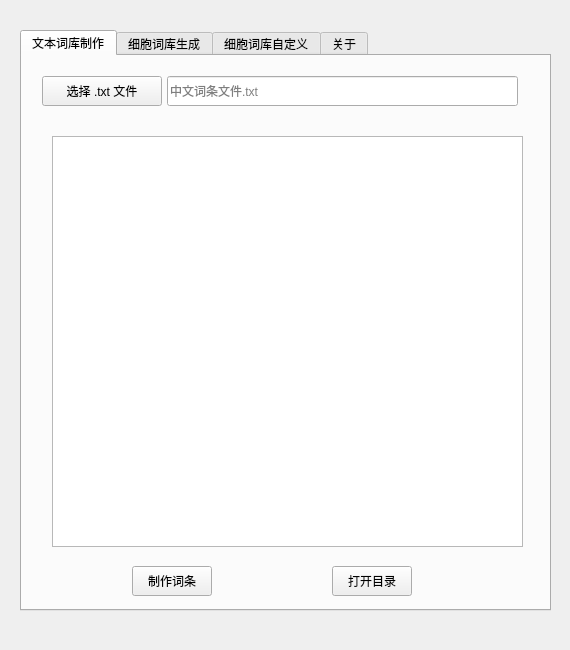
<?xml version="1.0" encoding="UTF-8"?>
<ui version="4.0">
 <class>SCDTool_GUI</class>
 <widget class="QMainWindow" name="SCDTool_GUI">
  <property name="geometry">
   <rect>
    <x>0</x>
    <y>0</y>
    <width>570</width>
    <height>650</height>
   </rect>
  </property>
  <property name="minimumSize">
   <size>
    <width>570</width>
    <height>650</height>
   </size>
  </property>
  <property name="maximumSize">
   <size>
    <width>570</width>
    <height>650</height>
   </size>
  </property>
  <property name="windowTitle">
   <string>搜狗拼音细胞词库工具</string>
  </property>
  <property name="animated">
   <bool>false</bool>
  </property>
  <widget class="QWidget" name="centralwidget">
   <widget class="QTabWidget" name="tabGroup">
    <property name="geometry">
     <rect>
      <x>20</x>
      <y>30</y>
      <width>531</width>
      <height>581</height>
     </rect>
    </property>
    <property name="currentIndex">
     <number>0</number>
    </property>
    <widget class="QWidget" name="tabTXTMake">
     <attribute name="title">
      <string>文本词库制作</string>
     </attribute>
     <widget class="QLineEdit" name="txtLineChooseFile">
      <property name="geometry">
       <rect>
        <x>145</x>
        <y>20</y>
        <width>351</width>
        <height>30</height>
       </rect>
      </property>
      <property name="placeholderText">
       <string>中文词条文件.txt</string>
      </property>
     </widget>
     <widget class="QTextEdit" name="txtResult">
      <property name="geometry">
       <rect>
        <x>30</x>
        <y>80</y>
        <width>471</width>
        <height>411</height>
       </rect>
      </property>
      <property name="mouseTracking">
       <bool>false</bool>
      </property>
      <property name="focusPolicy">
       <enum>Qt::FocusPolicy::NoFocus</enum>
      </property>
      <property name="contextMenuPolicy">
       <enum>Qt::ContextMenuPolicy::DefaultContextMenu</enum>
      </property>
      <property name="acceptDrops">
       <bool>false</bool>
      </property>
      <property name="frameShape">
       <enum>QFrame::Shape::StyledPanel</enum>
      </property>
      <property name="frameShadow">
       <enum>QFrame::Shadow::Sunken</enum>
      </property>
      <property name="undoRedoEnabled">
       <bool>false</bool>
      </property>
      <property name="readOnly">
       <bool>true</bool>
      </property>
      <property name="acceptRichText">
       <bool>false</bool>
      </property>
     </widget>
     <widget class="QPushButton" name="txtButtonConvert">
      <property name="geometry">
       <rect>
        <x>110</x>
        <y>510</y>
        <width>80</width>
        <height>30</height>
       </rect>
      </property>
      <property name="text">
       <string>制作词条</string>
      </property>
     </widget>
     <widget class="QPushButton" name="txtButtonOpenDir">
      <property name="geometry">
       <rect>
        <x>310</x>
        <y>510</y>
        <width>80</width>
        <height>30</height>
       </rect>
      </property>
      <property name="text">
       <string>打开目录</string>
      </property>
     </widget>
     <widget class="QPushButton" name="txtButtonChooseFile">
      <property name="geometry">
       <rect>
        <x>20</x>
        <y>20</y>
        <width>120</width>
        <height>30</height>
       </rect>
      </property>
      <property name="sizePolicy">
       <sizepolicy hsizetype="MinimumExpanding" vsizetype="Minimum">
        <horstretch>0</horstretch>
        <verstretch>0</verstretch>
       </sizepolicy>
      </property>
      <property name="text">
       <string>选择 .txt 文件</string>
      </property>
     </widget>
    </widget>
    <widget class="QWidget" name="tabSCDMake">
     <attribute name="title">
      <string>细胞词库生成</string>
     </attribute>
     <widget class="QPushButton" name="scdButtonOpenDir">
      <property name="geometry">
       <rect>
        <x>310</x>
        <y>510</y>
        <width>80</width>
        <height>30</height>
       </rect>
      </property>
      <property name="text">
       <string>打开目录</string>
      </property>
     </widget>
     <widget class="QLineEdit" name="scdLineChooseFile">
      <property name="geometry">
       <rect>
        <x>145</x>
        <y>20</y>
        <width>351</width>
        <height>30</height>
       </rect>
      </property>
      <property name="placeholderText">
       <string>搜狗拼音文本词库.txt</string>
      </property>
     </widget>
     <widget class="QPushButton" name="scdButtonChooseFile">
      <property name="geometry">
       <rect>
        <x>20</x>
        <y>20</y>
        <width>120</width>
        <height>30</height>
       </rect>
      </property>
      <property name="sizePolicy">
       <sizepolicy hsizetype="MinimumExpanding" vsizetype="Minimum">
        <horstretch>0</horstretch>
        <verstretch>0</verstretch>
       </sizepolicy>
      </property>
      <property name="text">
       <string>选择搜狗文本词库</string>
      </property>
     </widget>
     <widget class="QTextEdit" name="scdResult">
      <property name="geometry">
       <rect>
        <x>30</x>
        <y>80</y>
        <width>471</width>
        <height>411</height>
       </rect>
      </property>
      <property name="focusPolicy">
       <enum>Qt::FocusPolicy::NoFocus</enum>
      </property>
      <property name="readOnly">
       <bool>true</bool>
      </property>
     </widget>
     <widget class="QPushButton" name="scdButtonMake">
      <property name="geometry">
       <rect>
        <x>110</x>
        <y>510</y>
        <width>80</width>
        <height>30</height>
       </rect>
      </property>
      <property name="text">
       <string>生成词库</string>
      </property>
     </widget>
    </widget>
    <widget class="QWidget" name="tabSCDInfo">
     <attribute name="title">
      <string>细胞词库自定义</string>
     </attribute>
     <widget class="QLineEdit" name="infoLineDictRemark">
      <property name="geometry">
       <rect>
        <x>115</x>
        <y>190</y>
        <width>381</width>
        <height>30</height>
       </rect>
      </property>
      <property name="placeholderText">
       <string/>
      </property>
     </widget>
     <widget class="QPushButton" name="infoButtonModify">
      <property name="geometry">
       <rect>
        <x>310</x>
        <y>510</y>
        <width>80</width>
        <height>30</height>
       </rect>
      </property>
      <property name="text">
       <string>词库修改</string>
      </property>
     </widget>
     <widget class="QTextEdit" name="infoResult">
      <property name="geometry">
       <rect>
        <x>30</x>
        <y>271</y>
        <width>471</width>
        <height>221</height>
       </rect>
      </property>
      <property name="focusPolicy">
       <enum>Qt::FocusPolicy::NoFocus</enum>
      </property>
     </widget>
     <widget class="QPushButton" name="infoButtonChooseFile">
      <property name="geometry">
       <rect>
        <x>20</x>
        <y>20</y>
        <width>120</width>
        <height>30</height>
       </rect>
      </property>
      <property name="sizePolicy">
       <sizepolicy hsizetype="MinimumExpanding" vsizetype="MinimumExpanding">
        <horstretch>0</horstretch>
        <verstretch>0</verstretch>
       </sizepolicy>
      </property>
      <property name="text">
       <string>选择细胞词库文件</string>
      </property>
     </widget>
     <widget class="QRadioButton" name="infoRadioOfficial">
      <property name="geometry">
       <rect>
        <x>135</x>
        <y>230</y>
        <width>85</width>
        <height>30</height>
       </rect>
      </property>
      <property name="text">
       <string>官方词库</string>
      </property>
     </widget>
     <widget class="QRadioButton" name="infoRadioOther">
      <property name="geometry">
       <rect>
        <x>225</x>
        <y>230</y>
        <width>85</width>
        <height>30</height>
       </rect>
      </property>
      <property name="text">
       <string>其他词库</string>
      </property>
     </widget>
     <widget class="QLineEdit" name="infoLineDictName">
      <property name="geometry">
       <rect>
        <x>115</x>
        <y>110</y>
        <width>381</width>
        <height>30</height>
       </rect>
      </property>
      <property name="placeholderText">
       <string/>
      </property>
     </widget>
     <widget class="QLineEdit" name="infoLineCategory">
      <property name="geometry">
       <rect>
        <x>115</x>
        <y>150</y>
        <width>381</width>
        <height>30</height>
       </rect>
      </property>
      <property name="placeholderText">
       <string/>
      </property>
     </widget>
     <widget class="QLabel" name="infoLabelDictCategory">
      <property name="geometry">
       <rect>
        <x>35</x>
        <y>150</y>
        <width>55</width>
        <height>30</height>
       </rect>
      </property>
      <property name="text">
       <string>词库类别：</string>
      </property>
     </widget>
     <widget class="QLineEdit" name="infoLineDictId">
      <property name="geometry">
       <rect>
        <x>115</x>
        <y>70</y>
        <width>381</width>
        <height>30</height>
       </rect>
      </property>
      <property name="placeholderText">
       <string/>
      </property>
     </widget>
     <widget class="QLabel" name="infoLabelDictFormat">
      <property name="geometry">
       <rect>
        <x>35</x>
        <y>230</y>
        <width>81</width>
        <height>30</height>
       </rect>
      </property>
      <property name="sizePolicy">
       <sizepolicy hsizetype="MinimumExpanding" vsizetype="Preferred">
        <horstretch>0</horstretch>
        <verstretch>0</verstretch>
       </sizepolicy>
      </property>
      <property name="text">
       <string>词库数据结构：</string>
      </property>
     </widget>
     <widget class="QLabel" name="infoLabelDictId">
      <property name="geometry">
       <rect>
        <x>35</x>
        <y>70</y>
        <width>55</width>
        <height>30</height>
       </rect>
      </property>
      <property name="text">
       <string>词库编号：</string>
      </property>
     </widget>
     <widget class="QCheckBox" name="infoCheckBoxOfficial">
      <property name="geometry">
       <rect>
        <x>325</x>
        <y>230</y>
        <width>161</width>
        <height>30</height>
       </rect>
      </property>
      <property name="sizePolicy">
       <sizepolicy hsizetype="MinimumExpanding" vsizetype="Fixed">
        <horstretch>0</horstretch>
        <verstretch>0</verstretch>
       </sizepolicy>
      </property>
      <property name="text">
       <string>修改文件头为官方词库</string>
      </property>
     </widget>
     <widget class="QLabel" name="infoLabelDictName">
      <property name="geometry">
       <rect>
        <x>35</x>
        <y>110</y>
        <width>55</width>
        <height>30</height>
       </rect>
      </property>
      <property name="text">
       <string>词库名称：</string>
      </property>
     </widget>
     <widget class="QLabel" name="infoLabelDictRemark">
      <property name="geometry">
       <rect>
        <x>35</x>
        <y>190</y>
        <width>55</width>
        <height>30</height>
       </rect>
      </property>
      <property name="text">
       <string>词库备注：</string>
      </property>
     </widget>
     <widget class="QLineEdit" name="infoLineChooseFile">
      <property name="geometry">
       <rect>
        <x>145</x>
        <y>20</y>
        <width>351</width>
        <height>30</height>
       </rect>
      </property>
      <property name="text">
       <string/>
      </property>
      <property name="placeholderText">
       <string>搜狗拼音.scel 或QQ拼音.qcel</string>
      </property>
     </widget>
     <widget class="QPushButton" name="infoButtonParse">
      <property name="geometry">
       <rect>
        <x>110</x>
        <y>510</y>
        <width>80</width>
        <height>30</height>
       </rect>
      </property>
      <property name="text">
       <string>词库解析</string>
      </property>
     </widget>
    </widget>
    <widget class="QWidget" name="tabAbout">
     <attribute name="title">
      <string>关于</string>
     </attribute>
     <widget class="QPlainTextEdit" name="aboutText">
      <property name="enabled">
       <bool>true</bool>
      </property>
      <property name="geometry">
       <rect>
        <x>0</x>
        <y>0</y>
        <width>531</width>
        <height>561</height>
       </rect>
      </property>
      <property name="cursor" stdset="0">
       <cursorShape>ArrowCursor</cursorShape>
      </property>
      <property name="mouseTracking">
       <bool>true</bool>
      </property>
      <property name="focusPolicy">
       <enum>Qt::FocusPolicy::StrongFocus</enum>
      </property>
      <property name="contextMenuPolicy">
       <enum>Qt::ContextMenuPolicy::DefaultContextMenu</enum>
      </property>
      <property name="acceptDrops">
       <bool>false</bool>
      </property>
      <property name="autoFillBackground">
       <bool>false</bool>
      </property>
      <property name="frameShape">
       <enum>QFrame::Shape::NoFrame</enum>
      </property>
      <property name="frameShadow">
       <enum>QFrame::Shadow::Plain</enum>
      </property>
      <property name="verticalScrollBarPolicy">
       <enum>Qt::ScrollBarPolicy::ScrollBarAlwaysOff</enum>
      </property>
      <property name="horizontalScrollBarPolicy">
       <enum>Qt::ScrollBarPolicy::ScrollBarAlwaysOff</enum>
      </property>
      <property name="undoRedoEnabled">
       <bool>false</bool>
      </property>
      <property name="readOnly">
       <bool>true</bool>
      </property>
      <property name="plainText">
       <string>简介

1.文本词库制作：
  输入含有中文词条的.txt文件，词条之间使用非中文字符分割，输出搜狗拼音格式的文本词库。
  参考项目：github.com/nopdan/pinyin-marker。
2.细胞词库生成：
  输入制作好的.txt格式的搜狗文本词库，将文本词库转换为.scel格式搜狗拼音细胞词库。
  参考项目：github.com/nopdan/scel-maker。
3.细胞词库自定义：
  解析并自定义细胞词库的属性信息，如词库ID、词库名称、词库类别、词库备注。

MeGusta&lt;Jetcser@gmail.com&gt;</string>
      </property>
      <property name="textInteractionFlags">
       <set>Qt::TextInteractionFlag::NoTextInteraction</set>
      </property>
      <property name="backgroundVisible">
       <bool>false</bool>
      </property>
      <property name="placeholderText">
       <string/>
      </property>
     </widget>
    </widget>
   </widget>
  </widget>
 </widget>
 <tabstops>
  <tabstop>tabGroup</tabstop>
  <tabstop>txtButtonChooseFile</tabstop>
  <tabstop>txtLineChooseFile</tabstop>
  <tabstop>txtResult</tabstop>
  <tabstop>txtButtonConvert</tabstop>
  <tabstop>txtButtonOpenDir</tabstop>
  <tabstop>scdButtonChooseFile</tabstop>
  <tabstop>scdLineChooseFile</tabstop>
  <tabstop>scdResult</tabstop>
  <tabstop>scdButtonMake</tabstop>
  <tabstop>scdButtonOpenDir</tabstop>
  <tabstop>infoButtonChooseFile</tabstop>
  <tabstop>infoLineChooseFile</tabstop>
  <tabstop>infoLineDictId</tabstop>
  <tabstop>infoLineDictName</tabstop>
  <tabstop>infoLineCategory</tabstop>
  <tabstop>infoLineDictRemark</tabstop>
  <tabstop>infoRadioOfficial</tabstop>
  <tabstop>infoRadioOther</tabstop>
  <tabstop>infoCheckBoxOfficial</tabstop>
  <tabstop>infoResult</tabstop>
  <tabstop>infoButtonParse</tabstop>
  <tabstop>infoButtonModify</tabstop>
 </tabstops>
 <resources/>
 <connections/>
</ui>
